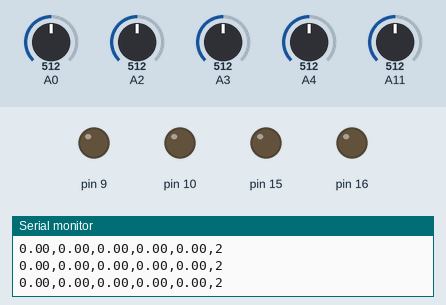
A sketch run on a simulated Arduino Mega 2560, built with avr-gcc and run on an emulated ATmega2560. Parts: output pins drawn as LEDs (lit = HIGH), the last lines printed to the serial monitor. The test bench sets the inputs (shaded band); at power-on: A2 = 512, A0 = 512, A3 = 512, A4 = 512, A11 = 512.

Above: at 8.2 s.
8.3 s: A2 set to 532
At 8.8 s:
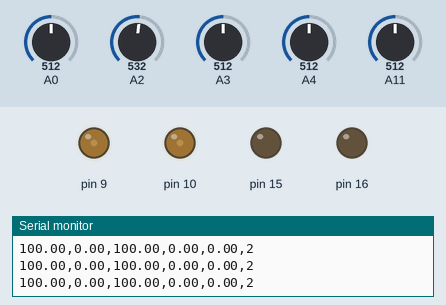
9.8 s: A2 set to 306
At 11.0 s:
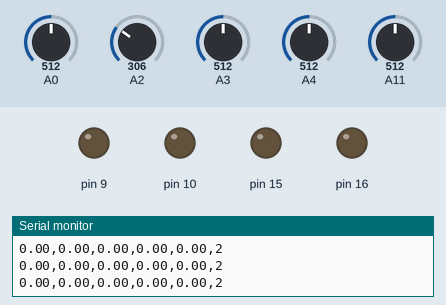
11.3 s: A2 set to 716
At 12.3 s:
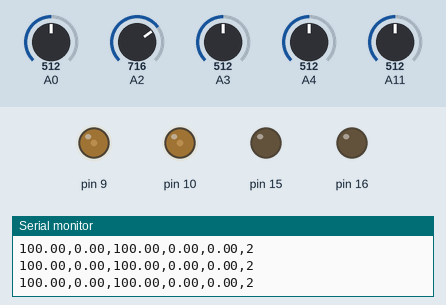
Timing chart, 0 to 14.3 s (numbered marks = the images above; inputs shaded):
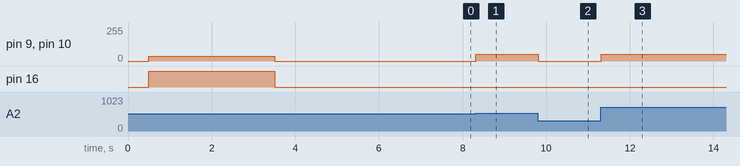

The sketch:

linesensing_test_follower.ino
```cpp
#include "Motors.h"
#include "LineSensors.h"

Motors_c motors;
LineSensors_c line_sensors;

// timing
uint32_t lastLoop = 0;
const int LOOP_TIME_MS = 20;

// calibration
const int CAL_TIME_MS = 3000;
const int CAL_PWM = 35;

// motion
const float FORWARD_SPEED = 50.0;
const float ALIGN_TURN_SPEED = 28.0;

// alignment tuning
const float LR_TOLERANCE = 5.0;          // how close L and R must be
const int ALIGN_STABLE_MS = 500;         // must stay aligned for this long

// threshold tuning
const float BAND_MARGIN_FRACTION = 0.15;
const float MIN_BAND_MARGIN = 15.0;

// grouped values
float total = 0;
float L = 0;
float R = 0;
float C = 0;
float lrError = 0;

// control thresholds
float targetTotal = 0;
float lowerThreshold = 0;
float upperThreshold = 0;

// state
enum RobotState {
  ALIGNING,
  FOLLOWING
};

RobotState state = ALIGNING;
uint32_t alignedSince = 0;

// helper
float clampFloat(float x, float lo, float hi) {
  if (x < lo) return lo;
  if (x > hi) return hi;
  return x;
}

void updateSensors()
{
  line_sensors.readSensorsADC();

  for (int i = 0; i < NUM_SENSORS; i++) {
    int raw = line_sensors.readings[i];
    int minv = line_sensors.minimum[i];
    int range = line_sensors.range[i];

    if (range < 1) range = 1;

    float norm = (float)(raw - minv) / (float)range;
    norm = clampFloat(norm, 0.0, 1.0);

    line_sensors.readings[i] = norm * 100.0;
  }

  L = line_sensors.readings[0] + line_sensors.readings[1];
  C = line_sensors.readings[2];
  R = line_sensors.readings[3] + line_sensors.readings[4];

  total = L + C + R;
  lrError = R - L;
}

void calibrateDistanceBand()
{
  pinMode(EMIT_PIN, INPUT);

  for (int i = 0; i < NUM_SENSORS; i++) {
    line_sensors.minimum[i] = 1023;
    line_sensors.maximum[i] = 0;
    line_sensors.range[i] = 1;
  }

  uint32_t startTime = millis();

  // rotate during calibration to capture useful min/max values
  motors.setPWM(-CAL_PWM, CAL_PWM);

  while (millis() - startTime < CAL_TIME_MS) {
    line_sensors.readSensorsADC();

    for (int i = 0; i < NUM_SENSORS; i++) {
      int v = line_sensors.readings[i];

      if (v < line_sensors.minimum[i]) line_sensors.minimum[i] = v;
      if (v > line_sensors.maximum[i]) line_sensors.maximum[i] = v;
    }

    delay(10);
  }

  motors.setPWM(0, 0);

  for (int i = 0; i < NUM_SENSORS; i++) {
    int r = line_sensors.maximum[i] - line_sensors.minimum[i];
    if (r < 20) r = 20;
    line_sensors.range[i] = r;
  }

  // sample total at desired distance
  float minTotalSeen = 100000.0;
  float maxTotalSeen = -100000.0;
  float sumTotal = 0.0;
  int count = 0;

  startTime = millis();
  while (millis() - startTime < CAL_TIME_MS) {
    updateSensors();

    if (total < minTotalSeen) minTotalSeen = total;
    if (total > maxTotalSeen) maxTotalSeen = total;

    sumTotal += total;
    count++;

    delay(10);
  }

  if (count < 1) count = 1;

  targetTotal = sumTotal / (float)count;

  float observedSpread = maxTotalSeen - minTotalSeen;
  float bandMargin = observedSpread * BAND_MARGIN_FRACTION;
  if (bandMargin < MIN_BAND_MARGIN) bandMargin = MIN_BAND_MARGIN;

  lowerThreshold = targetTotal - bandMargin;
  upperThreshold = targetTotal + bandMargin;

  Serial.println("calibration done");
  Serial.print("targetTotal,"); Serial.println(targetTotal);
  Serial.print("lowerThreshold,"); Serial.println(lowerThreshold);
  Serial.print("upperThreshold,"); Serial.println(upperThreshold);
}

void setup()
{
  Serial.begin(115200);

  motors.initialise();
  line_sensors.initialiseForADC();

  pinMode(EMIT_PIN, INPUT);

  delay(500);
  calibrateDistanceBand();

  state = ALIGNING;
  alignedSince = 0;

  delay(500);
  lastLoop = millis();
}

void loop()
{
  if (millis() - lastLoop < LOOP_TIME_MS) return;
  lastLoop += LOOP_TIME_MS;

  updateSensors();

  float leftPWM = 0;
  float rightPWM = 0;

  if (state == ALIGNING) {
    // rotate until L and R are close enough
    if (fabs(lrError) <= LR_TOLERANCE) {
      if (alignedSince == 0) {
        alignedSince = millis();
      }

      if (millis() - alignedSince >= ALIGN_STABLE_MS) {
        state = FOLLOWING;
      }

      leftPWM = 0;
      rightPWM = 0;
    } else {
      alignedSince = 0;

      if (lrError > 0) {
        // right stronger -> turn right
        leftPWM = -ALIGN_TURN_SPEED;
        rightPWM = ALIGN_TURN_SPEED;
      } else {
        // left stronger -> turn left
        leftPWM = ALIGN_TURN_SPEED;
        rightPWM = -ALIGN_TURN_SPEED;
      }
    }
  }
  else if (state == FOLLOWING) {
    // simple straight-line follow logic
    if (C > 30) {
      leftPWM = FORWARD_SPEED;
      rightPWM = FORWARD_SPEED;
    } else {
      leftPWM = 0;
      rightPWM = 0;
    }
  }

  leftPWM = clampFloat(leftPWM, -100, 100);
  rightPWM = clampFloat(rightPWM, -100, 100);

  motors.setPWM((int)leftPWM, (int)rightPWM);

  Serial.print(total);
  Serial.print(",");
  Serial.print(L);
  Serial.print(",");
  Serial.print(C);
  Serial.print(",");
  Serial.print(R);
  Serial.print(",");
  Serial.print(lrError);
  Serial.print(",");
  Serial.println(state == ALIGNING ? 1 : 2);
}
```

Measured:
- the behaviour switches between 517 and 518 on A2 (found by bisection; images 0 and 1)
- after the input at 8.3 s, pin 9, pin 10: 0/255 → 50/255 at once
- after the input at 9.8 s, pin 9, pin 10: 50/255 → 0/255 at once
- after the input at 11.3 s, pin 9, pin 10: 0/255 → 50/255 at once
